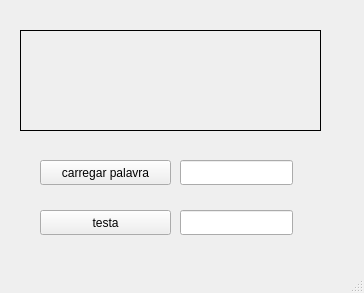
<?xml version="1.0" encoding="UTF-8"?>
<ui version="4.0">
 <class>MainWindow</class>
 <widget class="QMainWindow" name="MainWindow">
  <property name="geometry">
   <rect>
    <x>0</x>
    <y>0</y>
    <width>364</width>
    <height>293</height>
   </rect>
  </property>
  <property name="windowTitle">
   <string>MainWindow</string>
  </property>
  <widget class="QWidget" name="centralwidget">
   <widget class="QPushButton" name="btn_carrega">
    <property name="geometry">
     <rect>
      <x>40</x>
      <y>160</y>
      <width>131</width>
      <height>25</height>
     </rect>
    </property>
    <property name="text">
     <string>carregar palavra</string>
    </property>
   </widget>
   <widget class="QPushButton" name="btn_testa">
    <property name="geometry">
     <rect>
      <x>40</x>
      <y>210</y>
      <width>131</width>
      <height>25</height>
     </rect>
    </property>
    <property name="text">
     <string>testa</string>
    </property>
   </widget>
   <widget class="QLineEdit" name="edt_tentativa">
    <property name="geometry">
     <rect>
      <x>180</x>
      <y>210</y>
      <width>113</width>
      <height>25</height>
     </rect>
    </property>
    <property name="maxLength">
     <number>321636213</number>
    </property>
   </widget>
   <widget class="QLabel" name="lbl_tentativa">
    <property name="geometry">
     <rect>
      <x>20</x>
      <y>30</y>
      <width>301</width>
      <height>101</height>
     </rect>
    </property>
    <property name="frameShape">
     <enum>QFrame::Box</enum>
    </property>
    <property name="text">
     <string/>
    </property>
   </widget>
   <widget class="QLineEdit" name="edt_palavra">
    <property name="geometry">
     <rect>
      <x>180</x>
      <y>160</y>
      <width>113</width>
      <height>25</height>
     </rect>
    </property>
    <property name="maxLength">
     <number>9999</number>
    </property>
    <property name="echoMode">
     <enum>QLineEdit::Password</enum>
    </property>
   </widget>
  </widget>
  <widget class="QMenuBar" name="menubar">
   <property name="geometry">
    <rect>
     <x>0</x>
     <y>0</y>
     <width>364</width>
     <height>22</height>
    </rect>
   </property>
  </widget>
  <widget class="QStatusBar" name="statusbar"/>
 </widget>
 <resources/>
 <connections/>
</ui>
